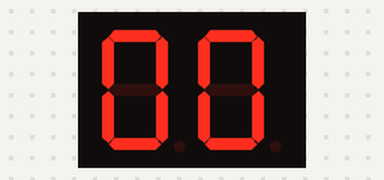
Simulated run of this sketch. Board: Arduino Uno, built with avr-gcc and run on an emulated ATmega328P. Shown: 2-digit seven-segment display. Wiring (inferred from the names in the program): 2-digit 7-segment display, segments lit when HIGH: segments pin 8, pin 9, pin 10, pin 11, pin 12, pin 13, pin 7; digit selects pin 3, pin 2. The segment pins are drawn as the display they are named for.

Above: at 0.1 s.
At 4.2 s:
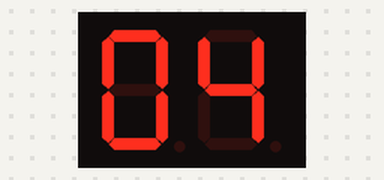
At 9.2 s:
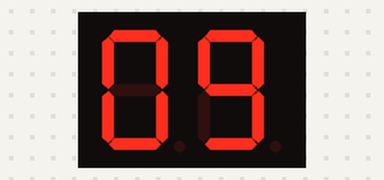
At 18.2 s:
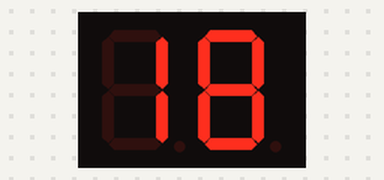
At 28.3 s:
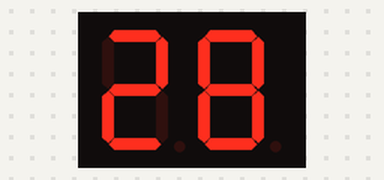
At 38.3 s:
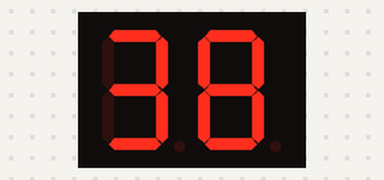

The sketch:

00-99.ino
```cpp
int a = 8;
int b = 9;
int c = 10;
int d = 11;
int e = 12;
int f = 13;
int g = 7;
int x = 2;
int y = 3;
int node[] = {8, 9, 10, 11, 12, 13, 7};
int num_array[10][7] = {
  { 1, 1, 1, 1, 1, 1, 0 }, // 0
  { 0, 1, 1, 0, 0, 0, 0 }, // 1
  { 1, 1, 0, 1, 1, 0, 1 }, // 2
  { 1, 1, 1, 1, 0, 0, 1 }, // 3
  { 0, 1, 1, 0, 0, 1, 1 }, // 4
  { 1, 0, 1, 1, 0, 1, 1 }, // 5
  { 1, 0, 1, 1, 1, 1, 1 }, // 6
  { 1, 1, 1, 0, 0, 0, 0 }, // 7
  { 1, 1, 1, 1, 1, 1, 1 }, // 8
  { 1, 1, 1, 1, 0, 1, 1 }, // 9
};

void setup() {
  Serial.begin(9600);
  pinMode(a, OUTPUT);
  pinMode(b, OUTPUT);
  pinMode(c, OUTPUT);
  pinMode(d, OUTPUT);
  pinMode(e, OUTPUT);
  pinMode(f, OUTPUT);
  pinMode(g, OUTPUT);
  pinMode(x, OUTPUT);
  pinMode(y, OUTPUT);
}

void loop()
{
  for (int count = 0; count < 10; count++) {
    for (int count2 = 0; count2 < 10; count2++) {
      for (int s = 0; s < 100; s++) {
        if (s % 2 == 0) {
          digitalWrite(x, 0);
          delay(5);
          Digic(count);
          digitalWrite(x, 1);
          delay(5);
        } else {
          digitalWrite(y, 0);
          delay(5);
          Digic2(count2);
          digitalWrite(y, 1);
          delay(5);
        }
      }
    }
  }
}

void Digic(int number) {
  for (int i = 0; i < 7; i++) {
    digitalWrite(node[i], num_array[number][i]);
  }
}

void Digic2(int number) {
  for (int i = 0; i < 7; i++) {
    digitalWrite(node[i], num_array[number][i]);
  }
}
```

Measured:
- what the display in image 0 shows lasts 1.0 s, from 0.1 s to 1.1 s
